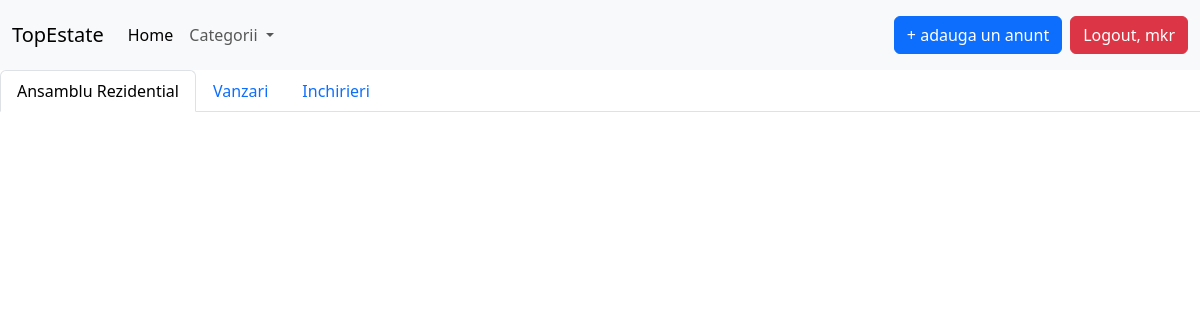
/ansamblu_rezidential/ (signed in), run on an earlier commit of the app's database.
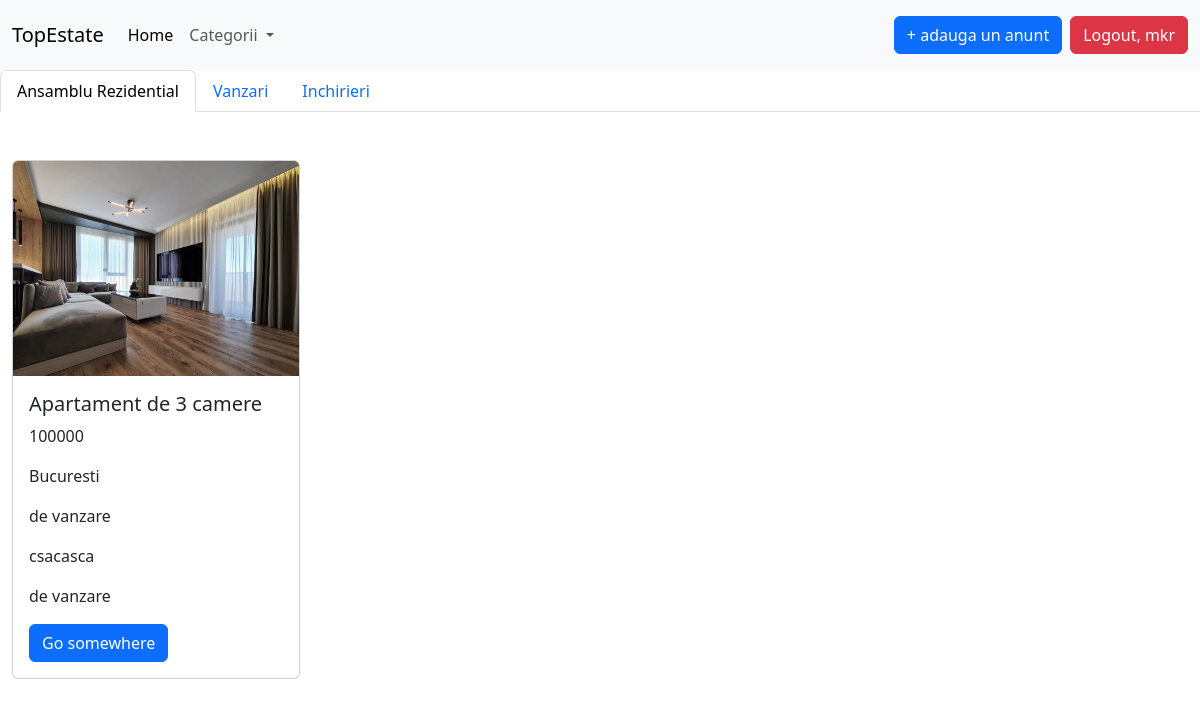
And on a later commit of the database.
### createPost/models.py (models this page shows)
class Anunt(models.Model):
    optiuni_proprietati = [
        ('apartamente', 'Apartamente'),
        ('case/vile', 'Case/Vile'),
        ('terenuri', 'Terenuri')
    ]
    optiuni_achizitie = [
        ('de vanzare', 'De vanzare'),
        ('de inchiriat', 'De inchiriat')
    ]
    tipuri_anunt = [
        ('C0', 'Comision 0'),
        ('AR', 'Ansamblu Rezidential'),
        ('AI', 'Agentii Imobiliare')
    ]
    tip_proprietate = models.CharField(choices=optiuni_proprietati, max_length=30)
    tip_vanzare = models.CharField(choices=optiuni_achizitie, max_length=30)
    titul_anunt = models.CharField(max_length=80)
    poze = models.ImageField(upload_to='media/', null=True)
    suprafata_utila = models.CharField(max_length=10)
    pret = models.CharField(max_length=30)
    localizare = models.CharField(max_length=80)
    descriere = models.TextField(max_length=500)
    tip_anunt = models.CharField(choices=tipuri_anunt, max_length=2, default='C0')

### createPost/views.py (the view)
# urls.py: path('ansamblu_rezidential/', views.AnsambluRezidentialView.as_view(), name='ansamblu-rezidential'),
class AnsambluRezidentialView(ListView):
    template_name = 'createPost/ansamblu_rezidential.html'
    model = Anunt
    context_object_name = 'all_announce'
    def get_queryset(self):
        return Anunt.objects.filter(tip_anunt='AR')

### templates/createPost/ansamblu_rezidential.html (shortened to what this page needs)
{% extends 'base.html' %}
{% load static %}
{% block content %}
    <div class="container-fluid">
        <div class="row">
            <ul class="nav nav-tabs">
                <li class="nav-item">
                    <a class="nav-link active" href="{% url 'ansamblu-rezidential' %}">Ansamblu Rezidential</a>
                </li>
                <li class="nav-item">
                    <a class="nav-link" aria-current="page" href="{% url 'sell-AR' %}">Vanzari</a>
                </li>
                <li class="nav-item">
                    <a class="nav-link" href="{% url 'rent-AR' %}">Inchirieri</a>
                </li>
            </ul>
            {% if user.is_authenticated %}
                {% for anunt in all_announce %}
                    <div class="col-md-3 ">
                        <br><br>
                        <div class="card" style="width: 18rem;">
                            {% if anunt.poze %}
                                <img src="{{ anunt.poze.url }}" class="card-img-top" alt="...">
                            {% else %}
                                <img src="{% static 'images/no_image_available.png' %}" class="card-img-top" alt="...">
                            {% endif %}
                            <div class="card-body">
                                <h5 class="card-title">{{ anunt.titul_anunt }}</h5>
                                <p class="card-text">{{ anunt.pret }}</p>
                                <p class="card-text">{{ anunt.localizare }}</p>
                                <p class="card-text">{{ anunt.tip_vanzare }}</p>
                                <p class="card-text">{{ anunt.descriere }}</p>
                                <p class="card-text">{{ anunt.tip_vanzare }}</p>
                                <a href="#" class="btn btn-primary">Go somewhere</a>
                            </div>
                        </div>
                    </div>
                {% endfor %}
            {% else %}
                <p><a href="{% url 'login' %}"> Intra in cont pentru a vedea anunturile </a></p>
            {% endif %}
        </div>
    </div>
{% endblock %}

### templates/base.html (shortened to what this page needs)
{% load static %}
<!DOCTYPE html>
<html lang="en">
<head>
    <link href="https://cdn.jsdelivr.net/npm/bootstrap@5.3.2/dist/css/bootstrap.min.css" rel="stylesheet">
    <link rel="stylesheet" href="{% static 'static/css/my_style.css' %}">
</head>
<body>
{% include 'navbar.html' %}
{% block content %} {% endblock %}
</body>
</html>

### templates/navbar.html (shortened to what this page needs)
<nav class="navbar navbar-expand-lg bg-body-tertiary">
    <div class="container-fluid">
        <a class="navbar-brand" href="{% url 'home' %}">TopEstate</a>
        <div class="collapse navbar-collapse" id="navbarSupportedContent">
            <ul class="navbar-nav me-auto mb-2 mb-lg-0">
                <li class="nav-item">
                    <a class="nav-link active" aria-current="page" href="{% url 'home' %}">Home</a>
                </li>
                <li class="nav-item dropdown">
                    <a class="nav-link dropdown-toggle" href="#" role="button" data-bs-toggle="dropdown"
                       aria-expanded="false">
                        Categorii
                    </a>
                </li>
            </ul>
            {% if user.is_authenticated %}
                <div class = 'p-2'>
                    <a href="{% url 'create-post' %}" class="btn btn-primary"> + adauga un anunt </a>
                </div>
                <div>
                    <a href="{% url 'logout' %}" class="btn btn-danger">Logout, {{ user.username }}</a>
                </div>
            {% else %}
                <div>
                    <a href="{% url 'login' %}" class="btn btn-success">Login</a>
                    <a href="{% url 'create-user' %}" class="btn btn-warning">Sign Up</a>
                </div>
            {%  endif %}
        </div>
    </div>
</nav>

What changed in the data, as far as the page shows it:
added Anunt: poze (picture), titul_anunt "Apartament de 3 camere", pret "100000", localizare "Bucuresti", tip_vanzare "de vanzare", descriere "csacasca"
